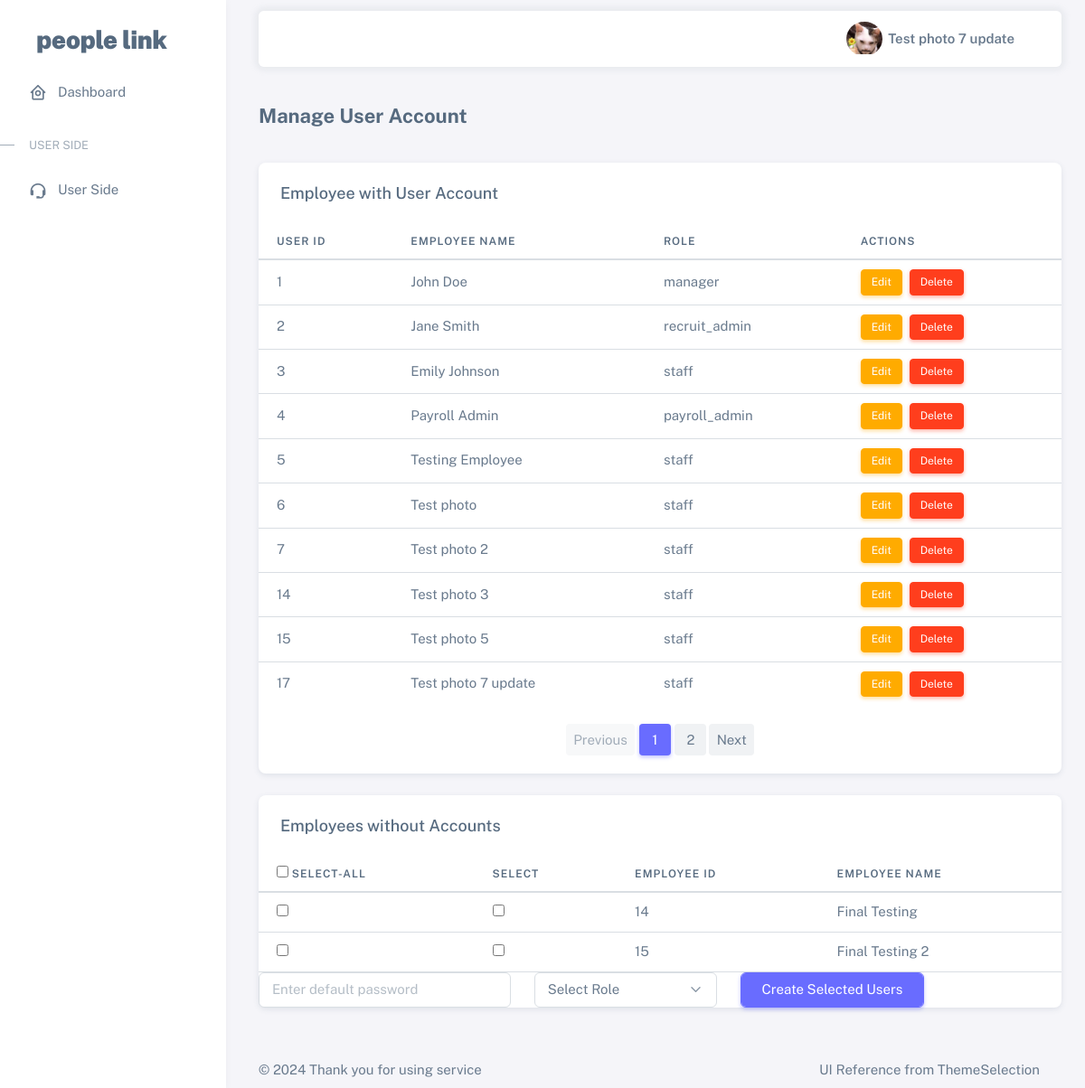
The page /check_employee_accounts (signed in) on the database as committed earlier.
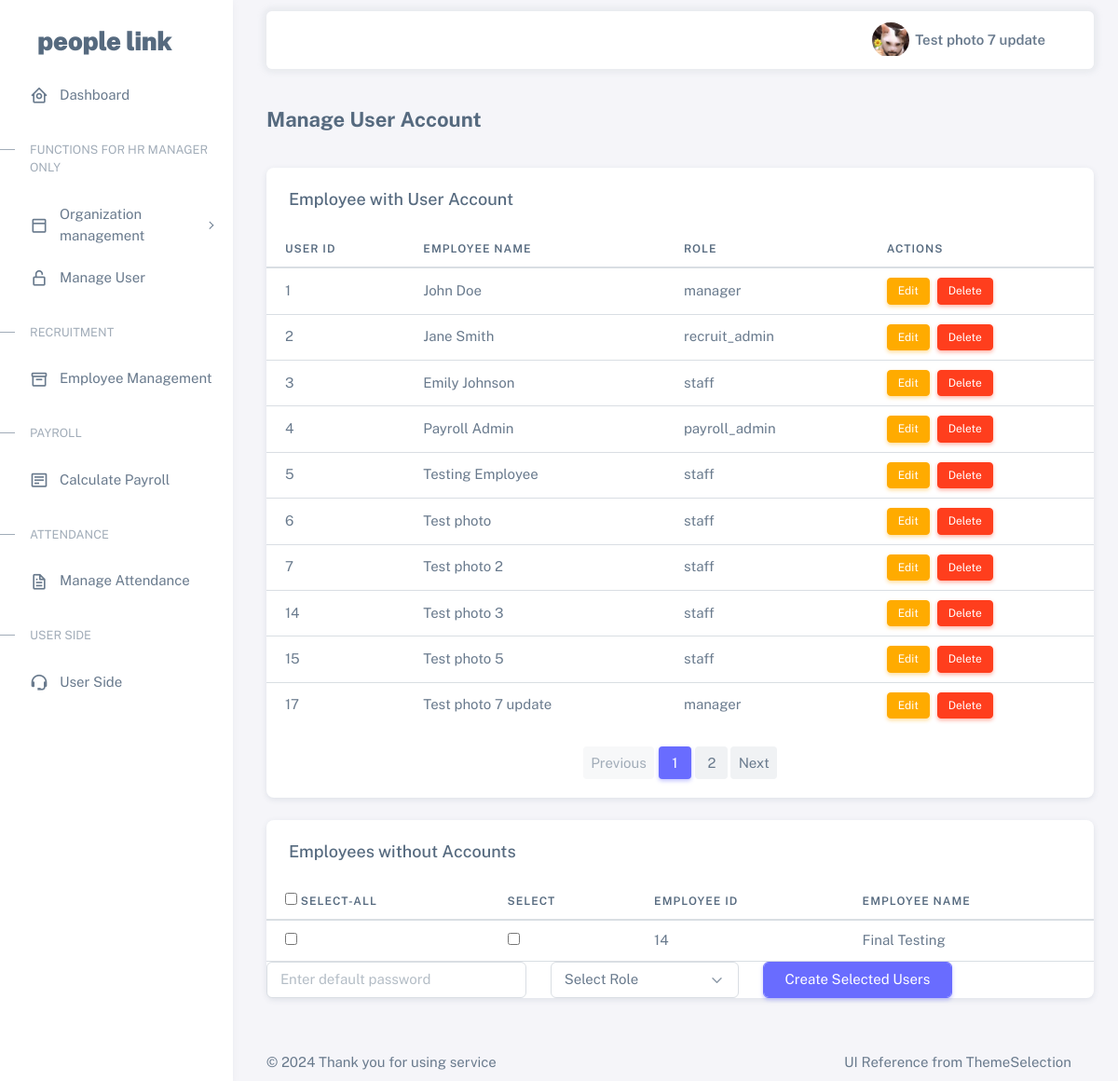
The same page on the database as committed later.
### tables this page shows
CREATE TABLE users (
        user_id INTEGER PRIMARY KEY AUTOINCREMENT,
        emp_id INTEGER NOT NULL,
        password BLOB NOT NULL,  -- Hashed password
        role TEXT CHECK(role IN ('manager', 'recruit_admin', 'payroll_admin', 'staff')) NOT NULL,
        FOREIGN KEY (emp_id) REFERENCES employee (emp_id)
    );

CREATE TABLE employee (
    emp_id INTEGER PRIMARY KEY AUTOINCREMENT,
    emp_name TEXT NOT NULL,
    email TEXT NOT NULL UNIQUE,  -- Employee email
    phone_number TEXT NOT NULL,  -- Employee phone number
    photo BLOB,  -- Employee profile photo (can store as binary data)
    dept_id INTEGER NOT NULL,
    job_status TEXT NOT NULL,
    gender TEXT NOT NULL,
    termination_date DATE,
    employee_status TEXT NOT NULL,
    join_date DATE NOT NULL,
    pos_id INTEGER NOT NULL,
    is_dept_leader INTEGER DEFAULT 0, -- 0 = not leader, 1 = leader
    is_team_leader INTEGER DEFAULT 0, -- 0 = not team leader, 1 = team leader
    FOREIGN KEY (pos_id) REFERENCES position (pos_id),
    FOREIGN KEY (dept_id) REFERENCES department (dept_id)
);

### app.py (the view)
@app.route('/check_employee_accounts')
def check_employee_accounts():
    if 'role' not in session:
        return redirect(url_for('login'))
    conn = get_db()
    cursor = conn.cursor()
    page_users = request.args.get('page_users', 1, type=int)
    per_page_users = 10
    offset_users = (page_users - 1) * per_page_users
    cursor.execute('''
    SELECT u.user_id, e.emp_name, u.role
    FROM users u
    JOIN employee e ON u.emp_id = e.emp_id
    LIMIT ? OFFSET ?
    ''', (per_page_users, offset_users))
    users_with_name = cursor.fetchall()
    cursor.execute('SELECT COUNT(*) FROM users')
    total_users = cursor.fetchone()[0]
    total_pages_users = (total_users + per_page_users - 1) // per_page_users
    current_emp_id = session.get('emp_id')
    page_employees = request.args.get('page_employees', 1, type=int)
    per_page_employees = 10
    offset_employees = (page_employees - 1) * per_page_employees
    cursor.execute('''
        SELECT e.emp_id, e.emp_name, u.role
        FROM employee e
        JOIN users u ON e.emp_id = u.emp_id
        LIMIT ? OFFSET ?
    ''', (per_page_employees, offset_employees))
    employees_with_accounts = cursor.fetchall()
    cursor.execute(
        'SELECT COUNT(*) FROM employee e JOIN users u ON e.emp_id = u.emp_id')
    total_employees_with_accounts = cursor.fetchone()[0]
    total_pages_employees = (
        total_employees_with_accounts + per_page_employees - 1) // per_page_employees
    cursor.execute('''
        SELECT e.emp_id, e.emp_name
        FROM employee e
        LEFT JOIN users u ON e.emp_id = u.emp_id
        WHERE u.emp_id IS NULL
    ''')
    employees_without_accounts = cursor.fetchall()
    conn.close()
    return render_template(
        'check_employee_accounts.html',
        users_with_name=users_with_name,
        employees_with_accounts=employees_with_accounts,
        employees_without_accounts=employees_without_accounts,
        current_emp_id=current_emp_id,
        page_users=page_users,
        total_pages_users=total_pages_users,
        page_employees=page_employees,
        total_pages_employees=total_pages_employees
    )

### app.py (called while the page is built)
def get_db():
    conn = sqlite3.connect('hrm.db')
    conn.row_factory = sqlite3.Row
    return conn

### templates/check_employee_accounts.html (shortened to what the changed rows need)
{% extends "base.html" %}
{% block content %}
<div class="container-xxl flex-grow-1 container-p-y">
    <div class="card mb-4">
        <div class="table-responsive text-nowrap">
            <table class="table">
                <thead>
                    <tr>
                        <th>User ID</th>
                        <th>Employee Name</th>
                        <th>Role</th>
                        <th>Actions</th>
                    </tr>
                </thead>
                <tbody class="table-border-bottom-0">
                    {% for user in users_with_name %}
                    <tr>
                        <td>{{ user[0] }}</td>
                        <td>{{ user[1] }}</td>
                        <td>{{ user[2] }}</td>
                        <td>
                            <a href="{{ url_for('edit_user', user_id=user[0], role=user[2]) }}" class="btn btn-warning btn-sm me-1">Edit</a>
                            <form action="{{ url_for('delete_user', user_id=user[0], role=user[2]) }}" method="POST" style="display:inline;">
                                <button type="submit" class="btn btn-danger btn-sm">Delete</button>
                            </form>
                        </td>
                    </tr>
                    {% endfor %}
                </tbody>
            </table>
        </div>
        <nav aria-label="Page navigation">
            <ul class="pagination justify-content-center">
                {% for p in range(1, total_pages_users + 1) %}
                <li class="page-item {% if page_users == p %}active{% endif %}">
                    <a class="page-link" href="{{ url_for('check_employee_accounts', page_users=p, page_employees=page_employees) }}">{{ p }}</a>
                </li>
                {% endfor %}
            </ul>
        </nav>
    </div>
    <div class="card mb-4">
        <form action="{{ url_for('add_users') }}" method="post">
            <div class="table-responsive text-nowrap">
                <table class="table">
                    <thead>
                        <tr>
                            <th>
                                <input type="checkbox" id="select-all">  Select-all
                            </th>
                            <th>Select</th>
                            <th>Employee ID</th>
                            <th>Employee Name</th>
                        </tr>
                    </thead>
                    <tbody>
                        {% if employees_without_accounts %}
                        {% for emp in employees_without_accounts %}
                        <tr>
                            <td><input type="checkbox" name="emp_ids" value="{{ emp[0] }}" class="emp-checkbox"></td>
                            <td><input type="checkbox" name="emp_ids" value="{{ emp[0] }}"></td>
                            <td>{{ emp[0] }}</td>
                            <td>{{ emp[1] }}</td>
                        </tr>
                        {% endfor %}
                        {% else %}
                        <tr>
                            <td colspan="3">No employees found</td>
                        </tr>
                        {% endif %}
                    </tbody>
                </table>
            </div>
        </form>
    </div>
</div>
{% endblock %}

### templates/base.html (shortened to what the changed rows need)
<!DOCTYPE html>
<html
  lang="en"
  class="light-style layout-menu-fixed"
  dir="ltr"
  data-theme="theme-default"
  data-assets-path="{{ url_for('static', filename='assets/') }}"
  data-template="vertical-menu-template-free"
>
  <head>
    <link rel="stylesheet" href="{{ url_for('static', filename='assets/vendor/fonts/boxicons.css') }}" />
    <link rel="stylesheet" href="{{ url_for('static', filename='assets/vendor/css/core.css') }}" class="template-customizer-core-css" />
    <link rel="stylesheet" href="{{ url_for('static', filename='assets/vendor/css/theme-default.css') }}" class="template-customizer-theme-css" />
    <link rel="stylesheet" href="{{ url_for('static', filename='assets/css/demo.css') }}" />
    <link rel="stylesheet" href="{{ url_for('static', filename='assets/vendor/libs/perfect-scrollbar/perfect-scrollbar.css') }}" />
    <link rel="stylesheet" href="{{ url_for('static', filename='assets/vendor/libs/apex-charts/apex-charts.css') }}" />
  </head>
  <body>
    <div class="layout-wrapper layout-content-navbar">
      <div class="layout-container">
        <aside id="layout-menu" class="layout-menu menu-vertical menu bg-menu-theme">
          <ul class="menu-inner py-1">
            {% if session['role'] == 'manager' %}
            <li class="menu-header small text-uppercase">
              <span class="menu-header-text">Functions for HR Manager only</span>
            </li>
            <li class="menu-item">
              <a href="javascript:void(0)" class="menu-link menu-toggle">
                <i class="menu-icon tf-icons bx bx-dock-top"></i>
                <div data-i18n="Organization management">Organization management</div>
              </a>
            </li>
            <li class="menu-item">
              <a href="{{ url_for('check_employee_accounts') }}" class="menu-link">
                <i class="menu-icon tf-icons bx bx-lock-open-alt"></i>
                <div data-i18n="Manage User">Manage User</div>
              </a>
            </li>
            {% endif %}
            {% if session['role'] == 'manager' or session['role'] == 'recruit_admin' %}
            <li class="menu-header small text-uppercase">
              <span class="menu-header-text">Recruitment</span>
            </li>
            <li class="menu-item">
              <a href="{{ url_for('add_employee') }}" class="menu-link">
                <i class="menu-icon tf-icons bx bx-box"></i>
                <div data-i18n="Employee Management">Employee Management</div>
              </a>
            </li>
            {% endif %}
          {% if session['role'] == 'manager' or session['role'] == 'payroll_admin' %}
            <li class="menu-header small text-uppercase">
              <span class="menu-header-text">Payroll</span>
            </li>
            <li class="menu-item">
              <a href="{{ url_for('payroll_landing') }}" class="menu-link">
                <i class="menu-icon tf-icons bx bx-detail"></i>
                <div data-i18n="Calculate Payroll">Calculate Payroll</div>
              </a>
            </li>
            <li class="menu-header small text-uppercase">
              <span class="menu-header-text">Attendance</span>
            </li>
            <li class="menu-item">
              <a href="{{ url_for('view_attendance') }}" class="menu-link">
                <i class="menu-icon tf-icons bx bx-file"></i>
                <div data-i18n="Documentation">Manage Attendance</div>
              </a>
            </li>
            {% endif %}
          </ul>
        </aside>
        <div class="layout-page">
          <div class="content-wrapper">
            {% block content %}
            {% endblock %}
          </div>
        </div>
      </div>
    </div>
  </body>
</html>

Rows that differ between the two databases and show on the page:
no longer on this page (row unchanged): employee: emp_id "15", emp_name "Final Testing 2"
changed users "Test photo 7 update": role "staff" → "manager"
Other text that changed with them:
text now shown: "FUNCTIONS FOR HR MANAGER ONLY Organization management Manage User RECRUITMENT Employee Management PAYROLL Calculate Payroll ATTENDANCE Manage Attendance"
